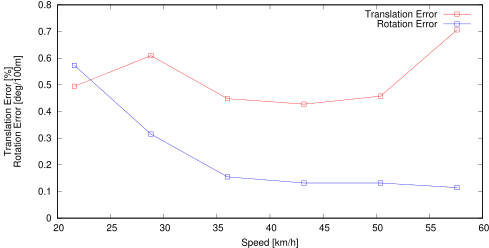

gnuplot code for this plot:
set term postscript eps enhanced color
set output "06_trs.eps"
set size ratio 0.5
set yrange [0:*]
set xlabel "Speed [km/h]"
set ylabel "Translation Error [%]\nRotation Error [deg/100m]"
plot "06_ts.txt" using ($1*3.6):($2*100) title 'Translation Error' lc rgb "#FF0000" pt 4 w linespoints,"06_rs.txt" using ($1*3.6):($2*57.3*100) title 'Rotation Error' lc rgb "#0000FF" pt 4 w linespoints
